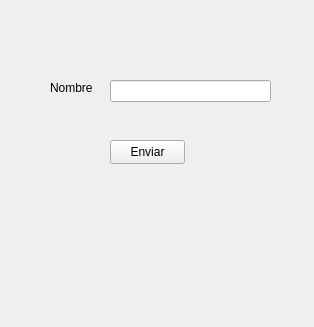
<?xml version="1.0" encoding="UTF-8"?>
<ui version="4.0">
 <class>MainWindow</class>
 <widget class="QMainWindow" name="MainWindow">
  <property name="geometry">
   <rect>
    <x>0</x>
    <y>0</y>
    <width>314</width>
    <height>327</height>
   </rect>
  </property>
  <property name="windowTitle">
   <string>MainWindow</string>
  </property>
  <widget class="QWidget" name="centralwidget">
   <widget class="QLabel" name="label">
    <property name="geometry">
     <rect>
      <x>50</x>
      <y>80</y>
      <width>49</width>
      <height>16</height>
     </rect>
    </property>
    <property name="text">
     <string>Nombre</string>
    </property>
   </widget>
   <widget class="QLineEdit" name="entrada_nombre">
    <property name="geometry">
     <rect>
      <x>110</x>
      <y>80</y>
      <width>161</width>
      <height>22</height>
     </rect>
    </property>
   </widget>
   <widget class="QPushButton" name="boton">
    <property name="geometry">
     <rect>
      <x>110</x>
      <y>140</y>
      <width>75</width>
      <height>24</height>
     </rect>
    </property>
    <property name="text">
     <string>Enviar</string>
    </property>
   </widget>
  </widget>
 </widget>
 <resources/>
 <connections/>
</ui>
